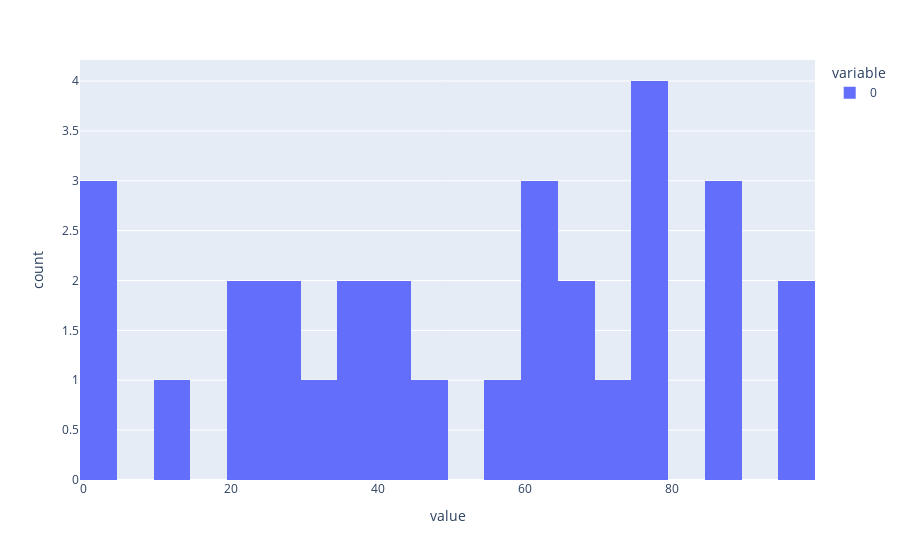

Notebook code for this chart:
### Code cell
px.histogram(math, nbins=25)

### Figure 1 — Plotly figure (JSON) as saved in the notebook; plotly's stock layout.template omitted (floating-point values rounded to 4 significant figures)
{"data": [{"alignmentgroup": "True", "bingroup": "x", "hovertemplate": "variable=0<br>value=%{x}<br>count=%{y}<extra></extra>", "legendgroup": "0", "marker": {"color": "#636efa", "pattern": {"shape": ""}}, "name": "0", "nbinsx": 25, "offsetgroup": "0", "orientation": "v", "showlegend": true, "type": "histogram", "x": [70, 75, 30, 97, 49, 63, 88, 76, 42, 61, 3, 67, 27, 88, 14, 42, 28, 3, 23, 62, 87, 79, 65, 97, 20, 2, 38, 77, 58, 39], "xaxis": "x", "yaxis": "y"}], "layout": {"barmode": "relative", "legend": {"title": {"text": "variable"}, "tracegroupgap": 0}, "margin": {"t": 60}, "xaxis": {"anchor": "y", "domain": [0, 1], "title": {"text": "value"}}, "yaxis": {"anchor": "x", "domain": [0, 1], "title": {"text": "count"}}}}
